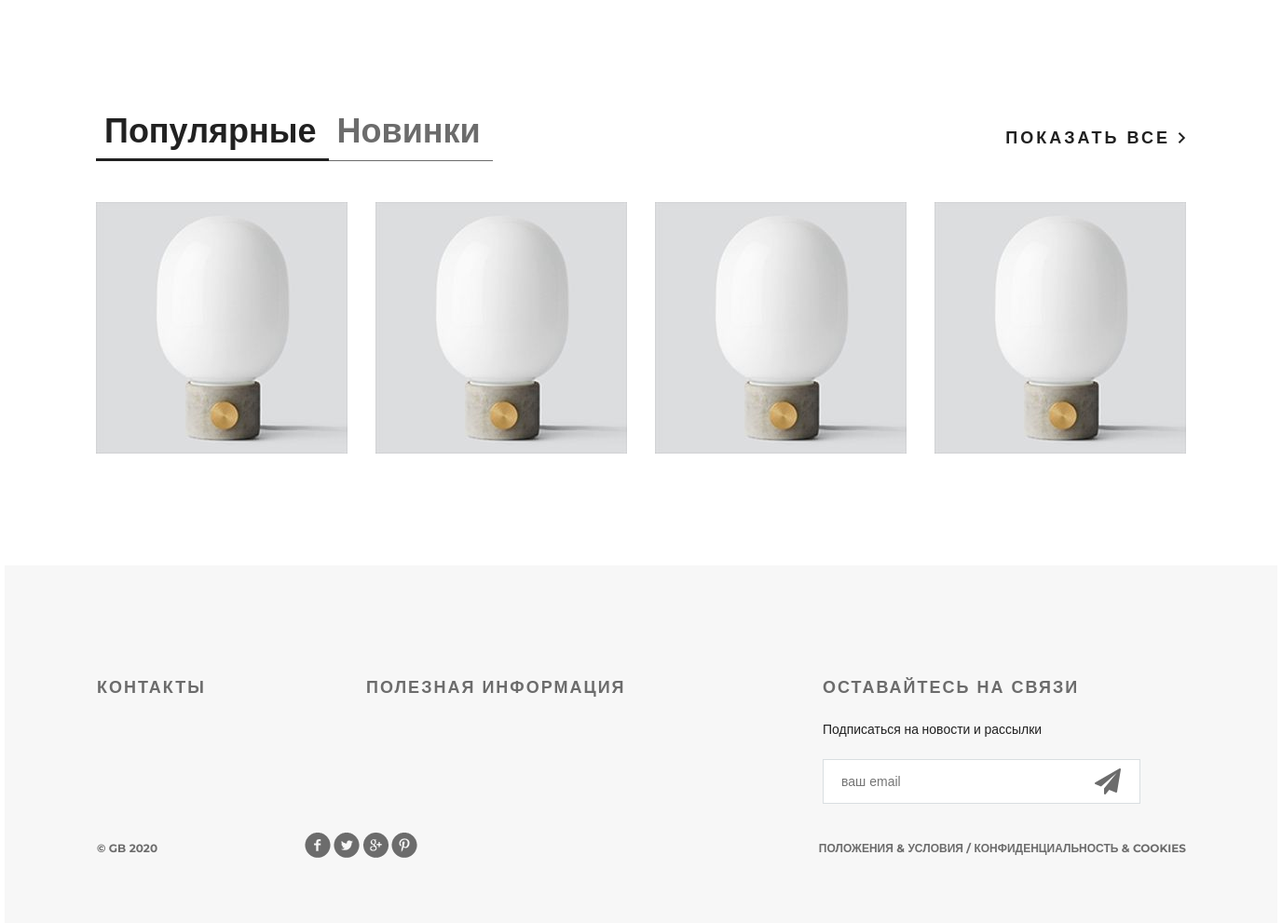
Before: / (lower part) with the older database file.
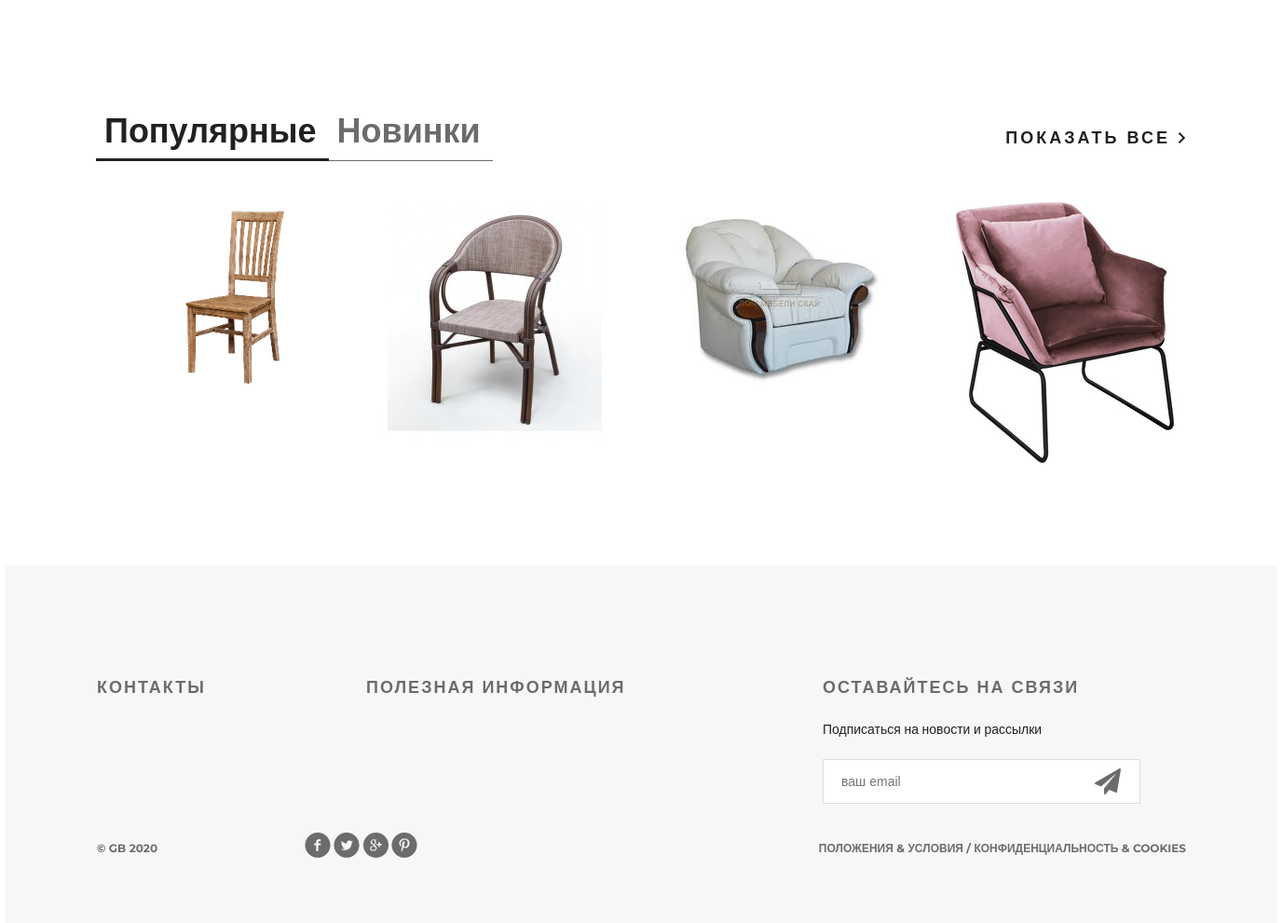
After: the same page with the newer database file.
### mainapp/models.py (models this page shows, shortened)
class Product(models.Model):
    category = models.ForeignKey(ProductCategory, on_delete=models.CASCADE,verbose_name="Категория")
    name = models.CharField(max_length=128, verbose_name="Название")
    image = models.ImageField(upload_to="products_images",blank=True, verbose_name="Картинка")
    short_desc = models.CharField(max_length=128,verbose_name="Краткое описание")
    description = models.TextField(verbose_name="Описание", blank=True)
    price = models.DecimalField(max_digits=8,decimal_places=2,default=0,verbose_name="Цена")
    quantity = models.PositiveSmallIntegerField(default=0,verbose_name="Количество")

### mainapp/views.py (the view)
# urls.py: path('', mainapp.main, name="main"),
def main(request):
    products_main = Product.objects.all()[0:4]
    content = {
        'title': 'Главная',
        "products": products_main
    }
    return render(request, 'mainapp/index.html', content)

### mainapp/templates/mainapp/index.html (shortened to what this page needs)
{% extends "mainapp/base.html" %}
{% load static %}
{% block content %}
	<div class="featured">
		<div class="featured-menu">
				<a class="active" href="#">Популярные</a><a href="#">Новинки</a>
		</div>
		<a class="explore" href="#">показать все <img src="{% static 'img/arrow.png' %}" alt=""></a>
		<div class="clearfix">
		</div>
		<div class="tab-content">
			{% for product in products %}
				<div class="block">
					<a href="{% url 'basket:add' product.pk %}"><img src="/media/{{product.image}}" alt="">
					</a>
				</div>
			{%endfor%}
		</div>
	</div>
{% endblock %}

Changed rows visible on the page:
changed Product (number 1 of 4 on the later page): image: a different picture
changed Product (number 2 of 4 on the later page): image: a different picture
changed Product (number 3 of 4 on the later page): image: a different picture
changed Product (number 4 of 4 on the later page): image: a different picture
